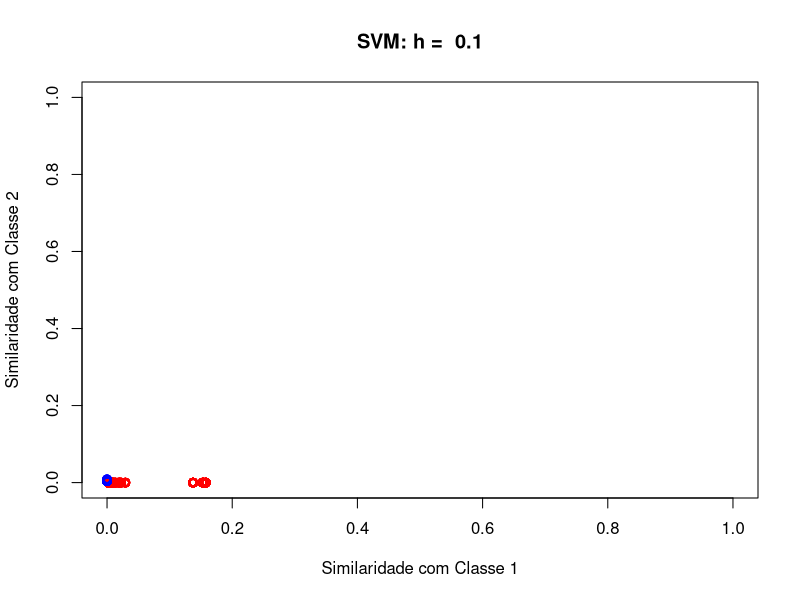
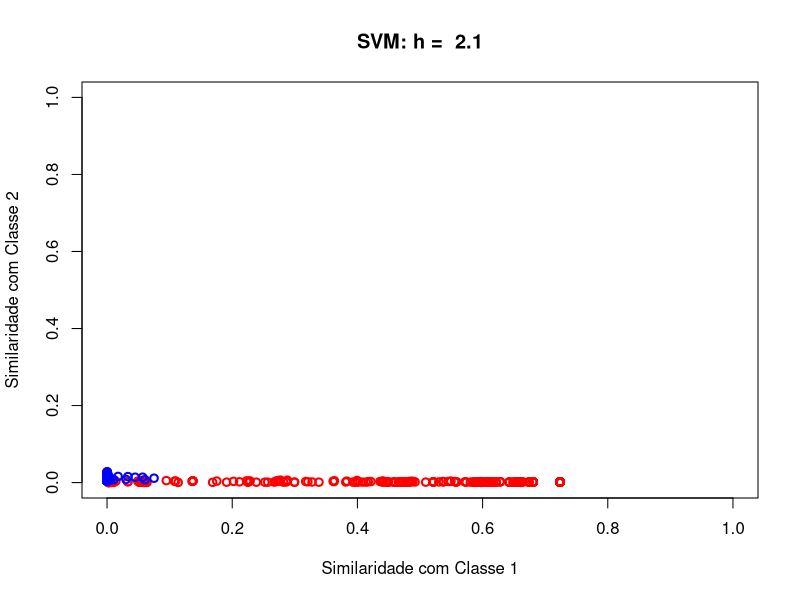
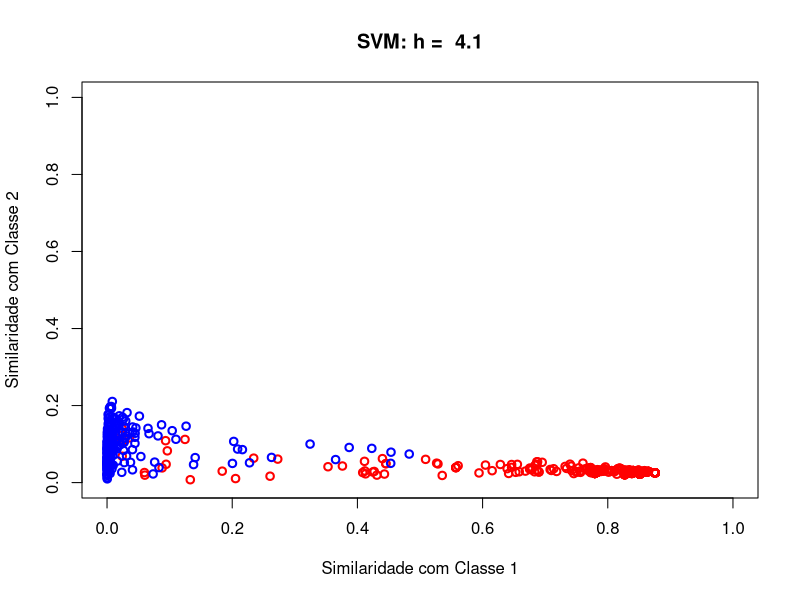
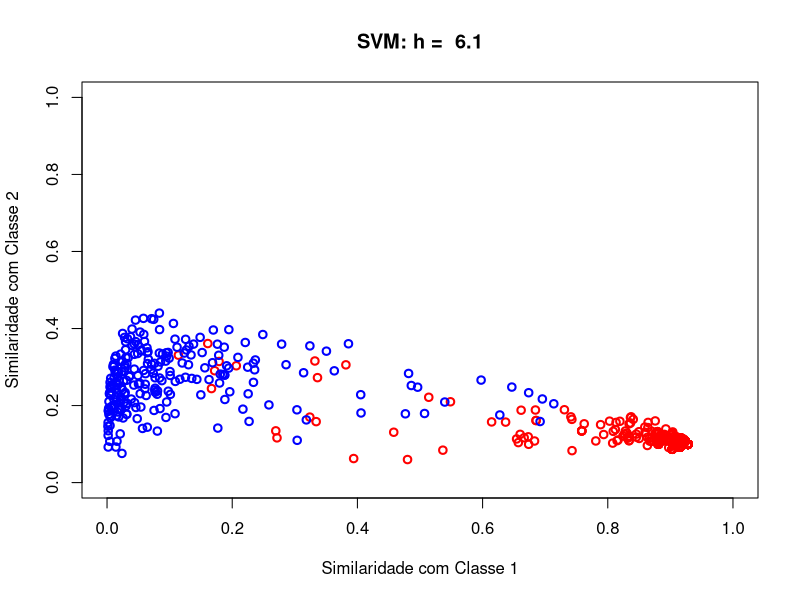
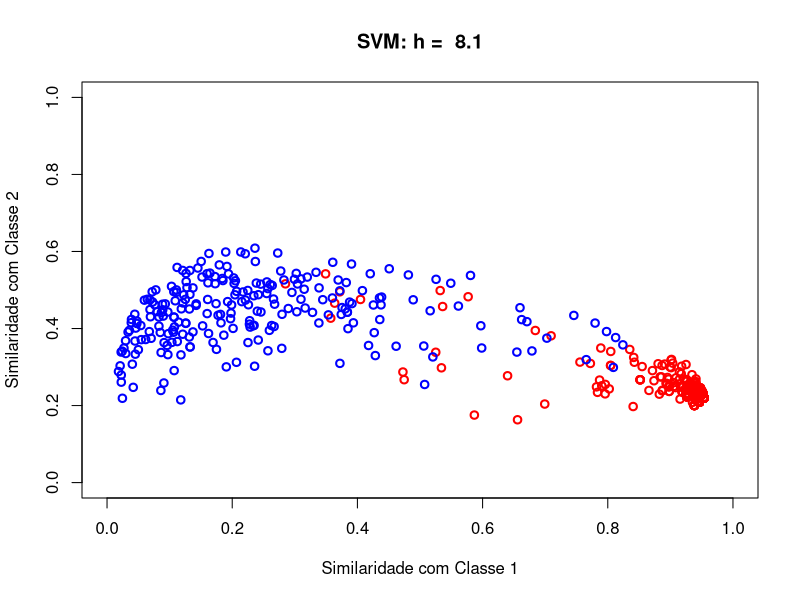
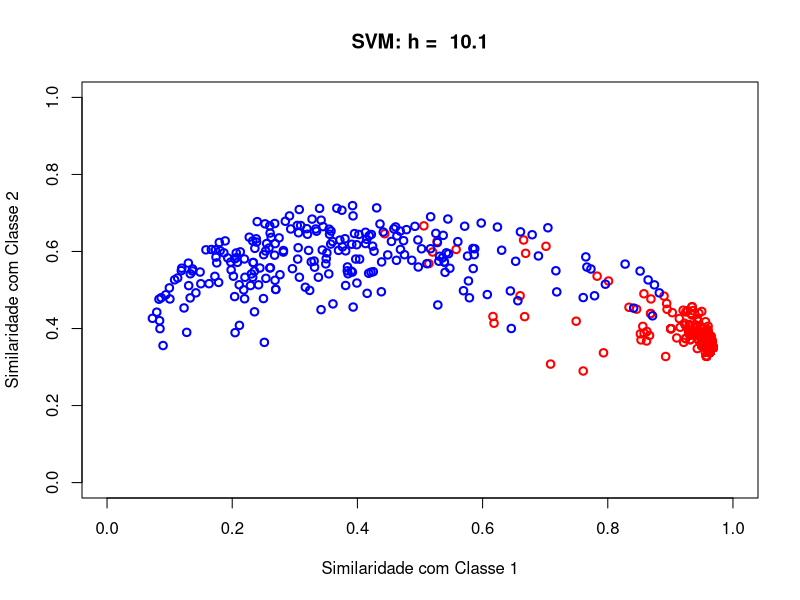
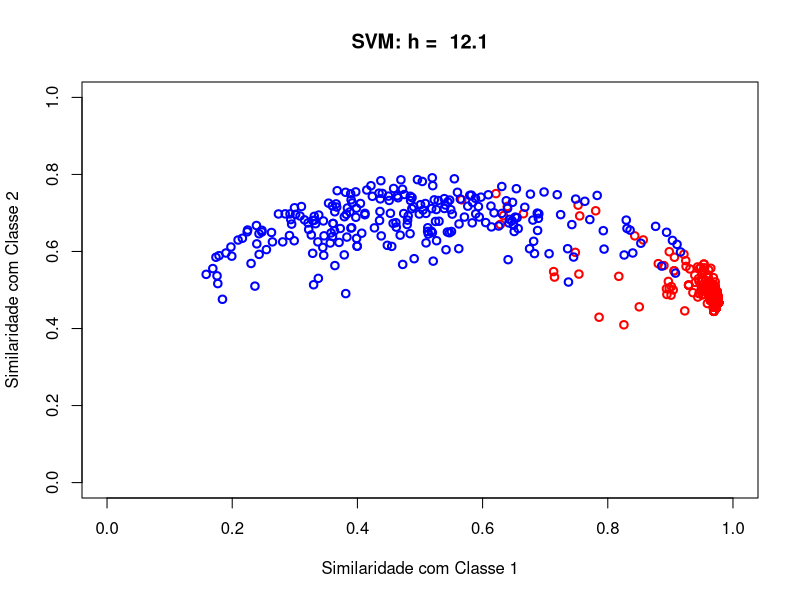
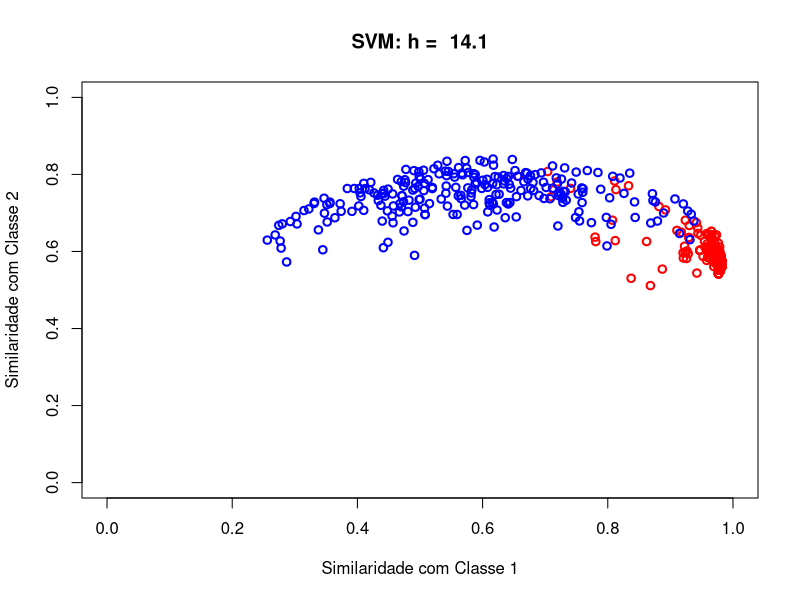

Write the R code that produced these figures, in order.
rm(list = ls())
if (length(dev.list())) {
  dev.off()
}

# --------------------------------------------------------------------------
# ANÁLISE DE HIPERPARÂMETROS SVM VIA PROJEÇÃO NO ESPAÇO DE SIMILARIDADES
# --------------------------------------------------------------------------
# Este script investiga o impacto do hiperparâmetro 'h' (relacionado ao 
# gamma) de um kernel RBF.
#
# Métrica de Qualidade Utilizada: Índice de Silhueta (Silhouette Score)
# Para cada valor de 'h', os dados são projetados em um espaço 2D onde os eixos
# representam a similaridade média com cada classe. A qualidade dessa projeção
# é medida pelo Índice de Silhueta médio. Um valor mais alto indica que as
# classes estão mais densas e bem separadas, sugerindo um bom valor para 'h'.

# O que o Índice de Silhueta mede: Um Índice de Silhueta mais alto (próximo de 1) 
# significa uma separação melhor e mais clara entre as classes. Um valor baixo
# (próximo de 0 ou negativo) significa que as classes estão misturadas.
# --------------------------------------------------------------------------


# Sessão de Carregamento de Bibliotecas ------------------------------------
library("kernlab")
library("mlbench")
library("cluster") 


# Sessão de Inicialização e Definições ------------------------------------
set.seed(203)
C1_LABEL = -1
C2_LABEL = 1


# Sessão de Carregamento e Pré-processamento dos Dados -------------------
# Pega os dados da package mlbench
data("BreastCancer")
data2 <- BreastCancer

# Realiza o tratamento dos dados para remoção de NA
data2 <- data2[complete.cases(data2),]

start_variables_column <- 2
end_variables_column <- 10
label_column <- 11

X <- data.matrix(data2[, start_variables_column:end_variables_column])

N <- nrow(X) # numero de amostras
n <- ncol(X) # numero de variaveis

Y <- matrix(NA, nrow = N, ncol = 1)
for (i in 1:N) {
  if (data2[i, label_column] == "benign") {
    Y[i] <- C1_LABEL
  } else {
    Y[i] <- C2_LABEL
  }
}

# Junta tudo na matriz dos dados
all_data <- cbind(X, Y)

# Embaralha a matriz dos dados de entrada para remover viés de coleta
all_data <- all_data[sample.int(nrow(all_data)), ]

# Separa os dados por classe novamente após o embaralhamento
xc1 <- all_data[which(all_data[,ncol(all_data)] == C1_LABEL), start_variables_column:end_variables_column]
xc2 <- all_data[which(all_data[,ncol(all_data)] == C2_LABEL), start_variables_column:end_variables_column]
nc1 <- nrow(xc1)
nc2 <- nrow(xc2)
nc_total <- nc1 + nc2

# Junta os dados de entrada na ordem correta (todos da classe 1, depois todos da classe 2)
X <- rbind(xc1, xc2)


# Sessão Principal: Projeção e Cálculo da Métrica -----------------------------
h_list <- seq(0.1, 40, 2)
sil_arr <- c() # Vetor para armazenar os resultados da silhueta

# Loop sobre diferentes valores do parâmetro 'h' do kernel
for (h in h_list) {
  # -- Cálculo da Matriz de Similaridade (Kernel RBF) --
  dall <- as.matrix(dist(X, diag = T, upper = T))
  kall <- exp(-(dall * dall) / (2 * (h)^2)) # Essa é a matriz de kernel
  
  # -- Particionamento da Matriz de Kernel --
  k11 <- kall[1:nc1, 1:nc1]
  k12 <- kall[1:nc1, (nc1+1):nc_total]
  k22 <- kall[(nc1+1):nc_total, (nc1+1):nc_total]
  
  # -- Projeção dos Dados no Espaço de Similaridade 2D --
  p11 <- rowSums(k11) / nc1
  p12 <- rowSums(k12) / nc2
  
  # p21 é a similaridade dos pontos da classe 2 com os da classe 1.
  # Usamos a transposta de k12 (colSums) para calcular isso eficientemente.
  p21 <- colSums(k12) / nc1 
  p22 <- rowSums(k22) / nc2
  
  p1 <- cbind(p11, p12) 
  p2 <- cbind(p21, p22)
  
  # Visualização da projeção para cada 'h'
  plot(
    NULL, main = paste("SVM: h = ", h), xlab = "Similaridade com Classe 1",
    ylab = "Similaridade com Classe 2", ylim = c(0, 1), xlim = c(0, 1)
  )
  points(p1[,1], p1[,2], col = "red", lwd = 2)
  points(p2[,1], p2[,2], col = "blue", lwd = 2)
  
  # -- Cálculo da Métrica de Qualidade (Índice de Silhueta) --
  # 1. Juntar todos os pontos projetados em uma única matriz
  proj_points <- rbind(p1, p2)
  
  # 2. Criar um vetor com os rótulos correspondentes aos pontos projetados
  proj_labels <- c(rep(C1_LABEL, nc1), rep(C2_LABEL, nc2))

  # 3. Calcular a matriz de distância para os pontos projetados
  dist_proj <- dist(proj_points)
  
  # 4. Calcular o objeto silhueta
  sil_obj <- silhouette(as.integer(as.factor(proj_labels)), dist_proj)
  
  # 5. Extrair e armazenar a largura média da silhueta
  if (!is.null(sil_obj)) {
    mean_sil <- mean(sil_obj[, "sil_width"])
  } else {
    mean_sil <- NA 
  }
  sil_arr <- c(sil_arr, mean_sil)
}


# Sessão de Visualização dos Resultados -------------------------------------
# Plota o Índice de Silhueta em função do parâmetro 'h'
plot(
  h_list,
  sil_arr,
  type = "b",
  lwd = 2,
  pch = 16,
  col = "blue",
  xlab = "Parâmetro do Kernel (h)",
  ylab = "Índice de Silhueta Médio",
  main = "Qualidade da Projeção vs. Parâmetro h",
  cex.main = 1.5,
  cex.axis = 1.5,
  cex.lab = 1.5,
  ylim = c(min(sil_arr, na.rm = TRUE) * 0.9, max(sil_arr, na.rm = TRUE) * 1.1)
)

# Adiciona linhas para destacar o melhor resultado encontrado
best_h_index <- which.max(sil_arr)
best_h <- h_list[best_h_index]
max_sil <- sil_arr[best_h_index]
abline(h = max_sil, col = "red", lty = 2)
abline(v = best_h, col = "red", lty = 2)
legend(
  "bottomright",
  legend = paste("Melhor h =", best_h, "\nSilhueta =", round(max_sil, 3)),
  cex = 1.2
)
